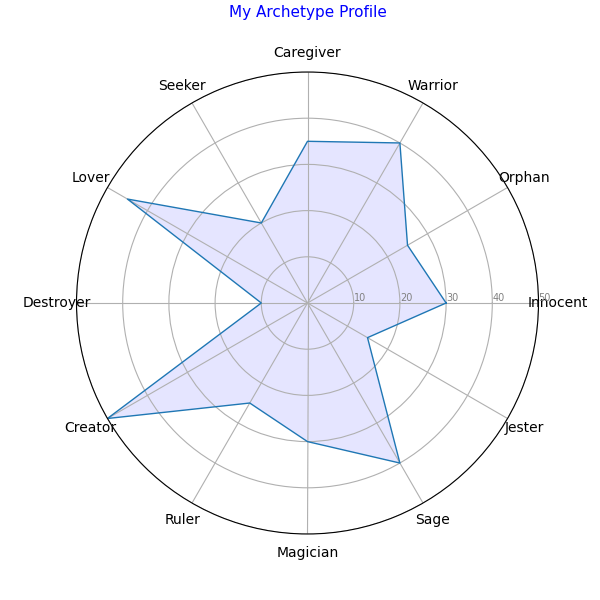

Source code (Python):
# This script generates a spyder chart based on information taken from the book "The Archetype Effect" by James Root.

import matplotlib.pyplot as plt
import numpy as np

def create_spyder_chart(data, labels, title):
    """
    Creates a spyder chart.

    Args:
        data (list): A list of numerical values for each category.
        labels (list): A list of strings representing the labels for each category.
        title (str): The title of the chart.
    """
    num_vars = len(labels)

    # Compute angle for each axis
    angles = np.linspace(0, 2 * np.pi, num_vars, endpoint=False).tolist()

    # The plot is made circular, so we need to complete the loop
    data += data[:1]
    angles += angles[:1]

    # Initialize the spyder plot
    fig, ax = plt.subplots(figsize=(6, 6), subplot_kw=dict(polar=True))

    # Draw one axe per variable + add labels
    ax.set_xticks(angles[:-1])
    ax.set_xticklabels(labels)

    # Draw ylabels
    ax.set_rlabel_position(0)
    plt.yticks([10, 20, 30, 40, 50], ["10", "20", "30", "40", "50"], color="grey", size=7)
    plt.ylim(0, 50)

    # Plot data
    ax.plot(angles, data, linewidth=1, linestyle='solid', label="Archetype Profile")

    # Fill area
    ax.fill(angles, data, 'b', alpha=0.1)

    # Add a title
    plt.title(title, size=11, color='blue', y=1.1)

    # Save the plot to a file
    plt.savefig("spyder_chart.png")
    print("Spyder chart saved to spyder_chart.png")

if __name__ == '__main__':
    # Example Data (replace with actual data from the book)
    archetype_labels = [
        "Innocent", "Orphan", "Warrior", "Caregiver", 
        "Seeker", "Lover", "Destroyer", "Creator", 
        "Ruler", "Magician", "Sage", "Jester"
    ]
    # These are placeholder values.
    archetype_values = [30, 25, 40, 35, 20, 45, 10, 50, 25, 30, 40, 15] 

    chart_title = "My Archetype Profile"

    create_spyder_chart(archetype_values, archetype_labels, chart_title)
